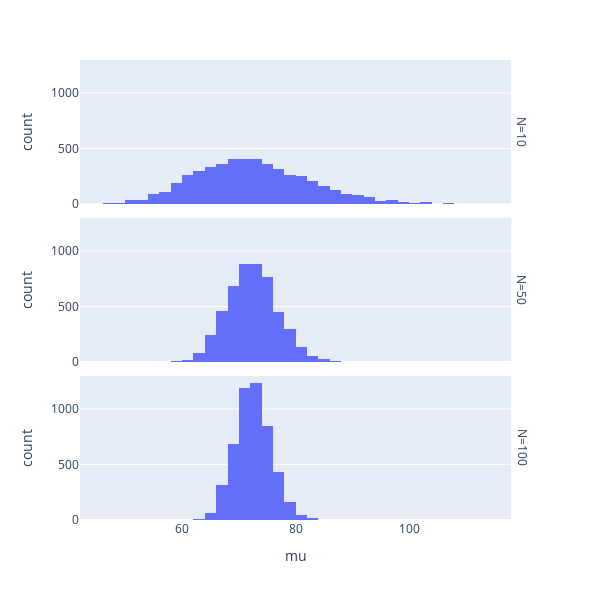

The code cell stored with this chart in its notebook:
### Markdown cell above
Um zu sehen, wie sich unterschiedliche Stichprobengrößen auf die Stichprobenverteilung auswirken, legen Sie die drei Verteilungen übereinander. Wir benutzen dazu plotly's faceting Funktionalität: Zunächst speichern wir 3x5000 gezogenen Stichprobenmittelwerte in einem DataFrame und speichern zu jedem in der Spalte `N` die Stichprobengröße (also 10, 50 oder 100). Diese Spalte übergeben wir plotly im Argument `facet_row`, so dass für jede der drei Ausprägungen ein Graph (in einer Zeile) erzeugt wird. Im Plotly Befehl, ändern Sie ggf. die Argumente `width`, `height` und `nbins` um eine bessere Darstellung zu erhalten.

### Code cell
sample_means = pd.DataFrame({"mu": sample_means10 + sample_means50 + sample_means100, "N": 5000*[10] + 5000*[50] + 5000*[100]})
px.histogram(sample_means, x="mu", facet_row="N", nbins=60, width=600, height=600)

### Figure 1 — Plotly figure (JSON) as saved in the notebook; plotly's stock layout.template omitted (floating-point values rounded to 4 significant figures; data arrays with more than 128 entries replaced by an {"elided": "..."} marker saying what was removed)
{"data": [{"alignmentgroup": "True", "bingroup": "x", "hovertemplate": "N=10<br>mu=%{x}<br>count=%{y}<extra></extra>", "legendgroup": "", "marker": {"color": "#636efa", "pattern": {"shape": ""}}, "name": "", "nbinsx": 60, "offsetgroup": "", "orientation": "v", "showlegend": false, "type": "histogram", "x": {"elided": "5000 float values"}, "xaxis": "x3", "yaxis": "y3"}, {"alignmentgroup": "True", "bingroup": "x", "hovertemplate": "N=50<br>mu=%{x}<br>count=%{y}<extra></extra>", "legendgroup": "", "marker": {"color": "#636efa", "pattern": {"shape": ""}}, "name": "", "nbinsx": 60, "offsetgroup": "", "orientation": "v", "showlegend": false, "type": "histogram", "x": {"elided": "5000 float values"}, "xaxis": "x2", "yaxis": "y2"}, {"alignmentgroup": "True", "bingroup": "x", "hovertemplate": "N=100<br>mu=%{x}<br>count=%{y}<extra></extra>", "legendgroup": "", "marker": {"color": "#636efa", "pattern": {"shape": ""}}, "name": "", "nbinsx": 60, "offsetgroup": "", "orientation": "v", "showlegend": false, "type": "histogram", "x": {"elided": "5000 float values"}, "xaxis": "x", "yaxis": "y"}], "layout": {"annotations": [{"font": {}, "showarrow": false, "text": "N=100", "textangle": 90, "x": 0.98, "xanchor": "left", "xref": "paper", "y": 0.1567, "yanchor": "middle", "yref": "paper"}, {"font": {}, "showarrow": false, "text": "N=50", "textangle": 90, "x": 0.98, "xanchor": "left", "xref": "paper", "y": 0.5, "yanchor": "middle", "yref": "paper"}, {"font": {}, "showarrow": false, "text": "N=10", "textangle": 90, "x": 0.98, "xanchor": "left", "xref": "paper", "y": 0.8433, "yanchor": "middle", "yref": "paper"}], "barmode": "relative", "height": 600, "legend": {"tracegroupgap": 0}, "margin": {"t": 60}, "width": 600, "xaxis": {"anchor": "y", "autorange": true, "domain": [0, 0.98], "range": [42, 118], "title": {"text": "mu"}, "type": "linear"}, "xaxis2": {"anchor": "y2", "autorange": true, "domain": [0, 0.98], "matches": "x", "range": [42, 118], "showticklabels": false, "type": "linear"}, "xaxis3": {"anchor": "y3", "autorange": true, "domain": [0, 0.98], "matches": "x", "range": [42, 118], "showticklabels": false, "type": "linear"}, "yaxis": {"anchor": "x", "autorange": true, "domain": [0, 0.3133], "range": [0, 1297.0], "title": {"text": "count"}}, "yaxis2": {"anchor": "x2", "autorange": true, "domain": [0.3433, 0.6567], "matches": "y", "range": [0, 1297.0], "title": {"text": "count"}}, "yaxis3": {"anchor": "x3", "autorange": true, "domain": [0.6867, 1.0], "matches": "y", "range": [0, 1297.0], "title": {"text": "count"}}}}
